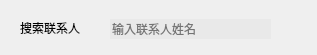
               <widget class="QWidget" name="page2search">
                <widget class="QLabel" name="label_22">
                 <property name="geometry">
                  <rect>
                   <x>20</x>
                   <y>20</y>
                   <width>101</width>
                   <height>16</height>
                  </rect>
                 </property>
                 <property name="text">
                  <string>搜索联系人</string>
                 </property>
                </widget>
                <widget class="QLineEdit" name="lineEditSearch">
                 <property name="geometry">
                  <rect>
                   <x>110</x>
                   <y>19</y>
                   <width>161</width>
                   <height>20</height>
                  </rect>
                 </property>
                 <property name="styleSheet">
                  <string notr="true">background-color: rgba(209, 209, 209,50);
border:none;</string>
                 </property>
                 <property name="placeholderText">
                  <string>输入联系人姓名</string>
                 </property>
                </widget>
                <widget class="QPushButton" name="pushButtonSe">
                 <property name="geometry">
                  <rect>
                   <x>280</x>
                   <y>18</y>
                   <width>28</width>
                   <height>28</height>
                  </rect>
                 </property>
                 <property name="styleSheet">
                  <string notr="true">QPushButton:hover{
	background-color: rgba(166, 166, 166,100);
	border-bottom:1px solid rgba(166, 166, 166,100);
}
 
QPushButton:pressed
{
	background-color: rgb(166, 166, 166,160);
	padding-left:3px;
	padding-top:3px
}
QPushButton{
	border:none;
	
	background-color: rgba(255, 255, 255, 0);
}</string>
                 </property>
                 <property name="text">
                  <string/>
                 </property>
                 <property name="icon">
                  <iconset resource="res.qrc">
                   <normaloff>:/icon/phres/icon/check.png</normaloff>:/icon/phres/icon/check.png</iconset>
                 </property>
                 <property name="iconSize">
                  <size>
                   <width>24</width>
                   <height>24</height>
                  </size>
                 </property>
                </widget>
               </widget>
